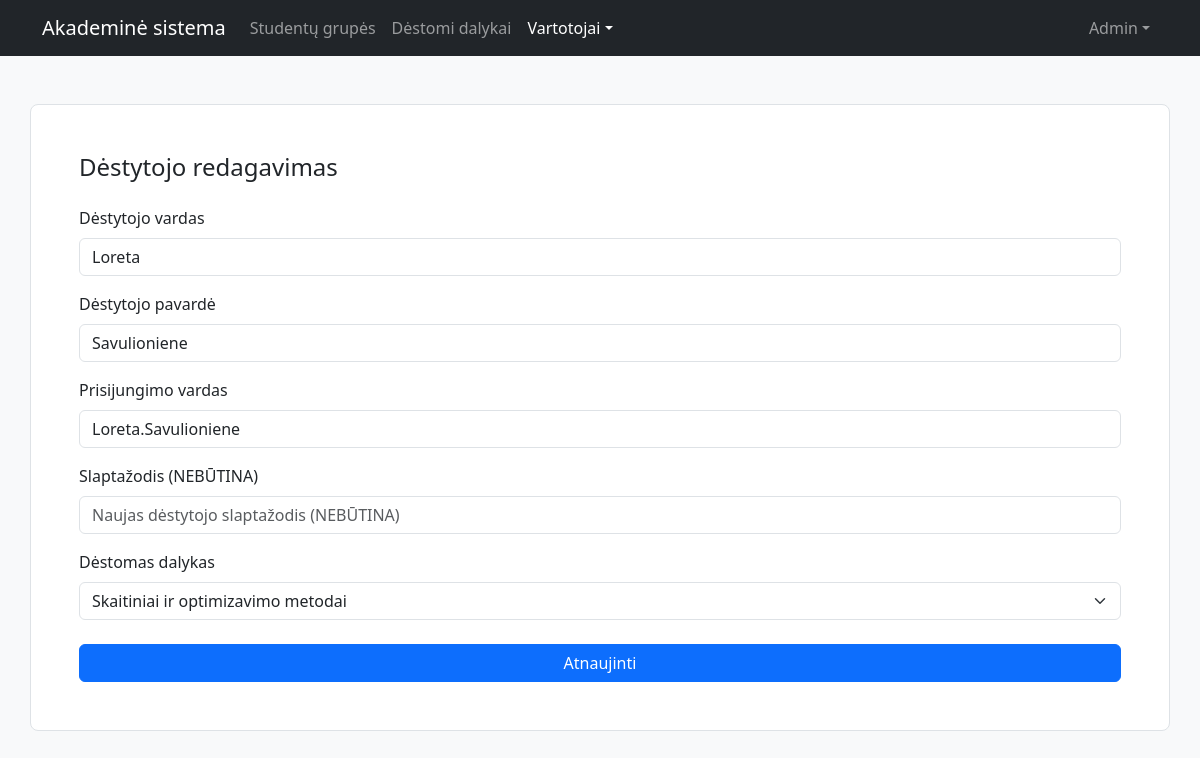
/views/admin/edit_teacher.php?teacher_id=4 (signed in), run on the app's committed database.
### tables this page shows
CREATE TABLE `users` (
  `id` int(11) NOT NULL,
  `name` varchar(50) NOT NULL,
  `lastname` varchar(50) NOT NULL,
  `username` varchar(50) NOT NULL,
  `password` varchar(255) NOT NULL,
  `role` tinyint(4) DEFAULT NULL,
  `group` int(11) DEFAULT NULL
);

### config/config.php (called while the page is built, shortened)
<?php
class DB {
    private static $instance = null;
    public static function get() {
        if (self::$instance == null) {
            try {
                self::$instance = new PDO("mysql:host=" . DB_SERVER . ";dbname=" . DB_NAME, DB_USERNAME, DB_PASSWORD);
            } catch(PDOException $e) {
                die("Nepavyko prisijungti prie duomenu bazes: " . $e->getMessage());
            }
        }
        return self::$instance;
    }
}
?>

### core/user.php (called while the page is built, shortened)
<?php
require_once __DIR__ . "/../config/config.php";
class User {
	private $uid;
	function __construct($uid) {
		$this->uid = $uid;
	}
	public function get() {
		$query = DB::get()->prepare("SELECT * FROM users WHERE id=?");
        $query->execute([$this->uid]);
        return $query->fetch();
	}
}
?>

### core/admin.php (called while the page is built, shortened)
<?php
require_once __DIR__ . "/../config/config.php";
class Admin {
	public function get_user($id) {
		$query = DB::get()->prepare("SELECT * FROM users WHERE id = ?");
        $query->execute([$id]);
        return $query->fetch();
	}
	public function get_available_subjects($uid) {
		$query = DB::get()->prepare("SELECT * FROM subjects WHERE teacher_id = ? OR ISNULL(teacher_id)");
        $query->execute([$uid]);
        return $query->fetchAll();
	}
}
?>

### views/admin/edit_teacher.php (the view, shortened to what this page needs)
<?php
if (isset($_SESSION["logged_in"]) && $_SESSION["logged_in"] === true) {
    require_once __DIR__ . "/../../core/user.php";
    $user = new User($_SESSION["uid"]);
    $profile = $user->get();
    if ($profile["role"] != 1) {
        die("Unauthorized access");
    } else {
        require_once __DIR__ . "/../../core/admin.php";
        $admin = new Admin();
        $teacher = $admin->get_user($_GET["teacher_id"]);
        $subjects = $admin->get_available_subjects($_GET["teacher_id"]);
    }
}
?>
<!doctype html>
<html lang="lt">
    <head>
        <link rel="stylesheet" href="https://cdnjs.cloudflare.com/ajax/libs/bootstrap/5.3.2/css/bootstrap.min.css" />
    </head>
    <body class="bg-body-tertiary">
        <?php
        require_once __DIR__ . "/../../views/navbar.php";
        ?>
        <div class="container p-5 my-5 bg-white border rounded-3">
            <h4>Dėstytojo redagavimas</h4>
            <form action="<?=BASE_URL . '/core/admin.php'?>" class="form-signin w-100 m-auto" method="post">
                <div class="mt-4 mb-3">
                    <label for="newTeacherName" class="form-label">Dėstytojo vardas</label>
                    <input type="text" class="form-control" name="newTeacherName" id="newTeacherName" placeholder="Naujas dėstytojo vardas" value="<?=$teacher["name"]?>" required>
                </div>
                <div class="mb-3">
                    <label for="newTeacherLastname" class="form-label">Dėstytojo pavardė</label>
                    <input type="text" class="form-control" name="newTeacherLastname" id="newTeacherLastname" placeholder="Nauja dėstytojo pavardė" value="<?=$teacher["lastname"]?>" required>
                </div>
                <div class="mb-3">
                    <label for="newTeacherUsername" class="form-label">Prisijungimo vardas</label>
                    <input type="text" class="form-control" name="newTeacherUsername" id="newTeacherUsername" placeholder="Naujas dėstytojo prisijungimo vardas" value="<?=$teacher["username"]?>" required>
                </div>
                <div class="mb-3">
                    <label for="newTeacherPassword" class="form-label">Slaptažodis (NEBŪTINA)</label>
                    <input type="password" class="form-control" name="newTeacherPassword" id="newTeacherPassword" placeholder="Naujas dėstytojo slaptažodis (NEBŪTINA)">
                </div>
                <div class="mb-3">
                    <label for="newTeacherSubject" class="form-label">Dėstomas dalykas</label>
                    <select class="form-select" name="newTeacherSubject">
                        <?php foreach ($subjects as $subject) {?>
                        <option value="<?=$subject["id"]?>"<?=($subject["teacher_id"] == $_GET["teacher_id"] ? " selected" : "")?>><?=$subject["name"]?></option>
                        <?php } ?>
                    </select>
                </div>
                <button type="submit" class="btn btn-primary mt-2 w-100">Atnaujinti</button>
            </form>
        </div>
    </body>
</html>

### views/navbar.php (shortened to what this page needs)
<nav class="navbar navbar-dark bg-dark navbar-expand-lg">
    <div class="container d-flex flex-wrap">
        <a class="navbar-brand" href="<?=BASE_URL . "/views/dashboard.php"?>">Akademinė sistema</a>
        <div class="collapse navbar-collapse" id="navbarScroll">
            <ul class="navbar-nav me-auto">
                <?php if ($profile["role"] == 1) {?>
                <li class="nav-item">
                    <a class="nav-link<?php if ((basename($_SERVER['SCRIPT_FILENAME'], '.php') == "groups") || (basename($_SERVER['SCRIPT_FILENAME'], '.php') == "new_group") || (basename($_SERVER['SCRIPT_FILENAME'], '.php') == "edit_group")) { echo " active";}?>" href="groups.php">Studentų grupės</a>
                </li>
                <li class="nav-item">
                    <a class="nav-link<?php if ((basename($_SERVER['SCRIPT_FILENAME'], '.php') == "subjects") || (basename($_SERVER['SCRIPT_FILENAME'], '.php') == "new_subject") || (basename($_SERVER['SCRIPT_FILENAME'], '.php') == "edit_subject")) { echo " active";}?>" href="subjects.php">Dėstomi dalykai</a>
                </li>
                <li class="nav-item dropdown">
                    <a class="nav-link dropdown-toggle<?php if ((basename($_SERVER['SCRIPT_FILENAME'], '.php') == "teachers") || (basename($_SERVER['SCRIPT_FILENAME'], '.php') == "new_teacher") || (basename($_SERVER['SCRIPT_FILENAME'], '.php') == "edit_teacher") || (basename($_SERVER['SCRIPT_FILENAME'], '.php') == "students") || (basename($_SERVER['SCRIPT_FILENAME'], '.php') == "new_student") || (basename($_SERVER['SCRIPT_FILENAME'], '.php') == "edit_student")) { echo " active";}?>" href="#" role="button" data-bs-toggle="dropdown" aria-expanded="false">Vartotojai</a>
                </li>
                <?php } ?>
            </ul>
            <ul class="navbar-nav">
                <li class="nav-item dropdown">
                    <a class="nav-link dropdown-toggle" href="#" role="button" data-bs-toggle="dropdown" aria-expanded="false"><?=$profile["name"]?></a>
                </li>
            </ul>
        </div>
    </div>
</nav>

### data on the page
users: name "Admin"
users: newTeacherName "Loreta", newTeacherLastname "Savulioniene", newTeacherUsername "Loreta.Savulioniene"

### other printed values
form field newTeacherSubject "Skaitiniai ir optimizavimo metodai"
